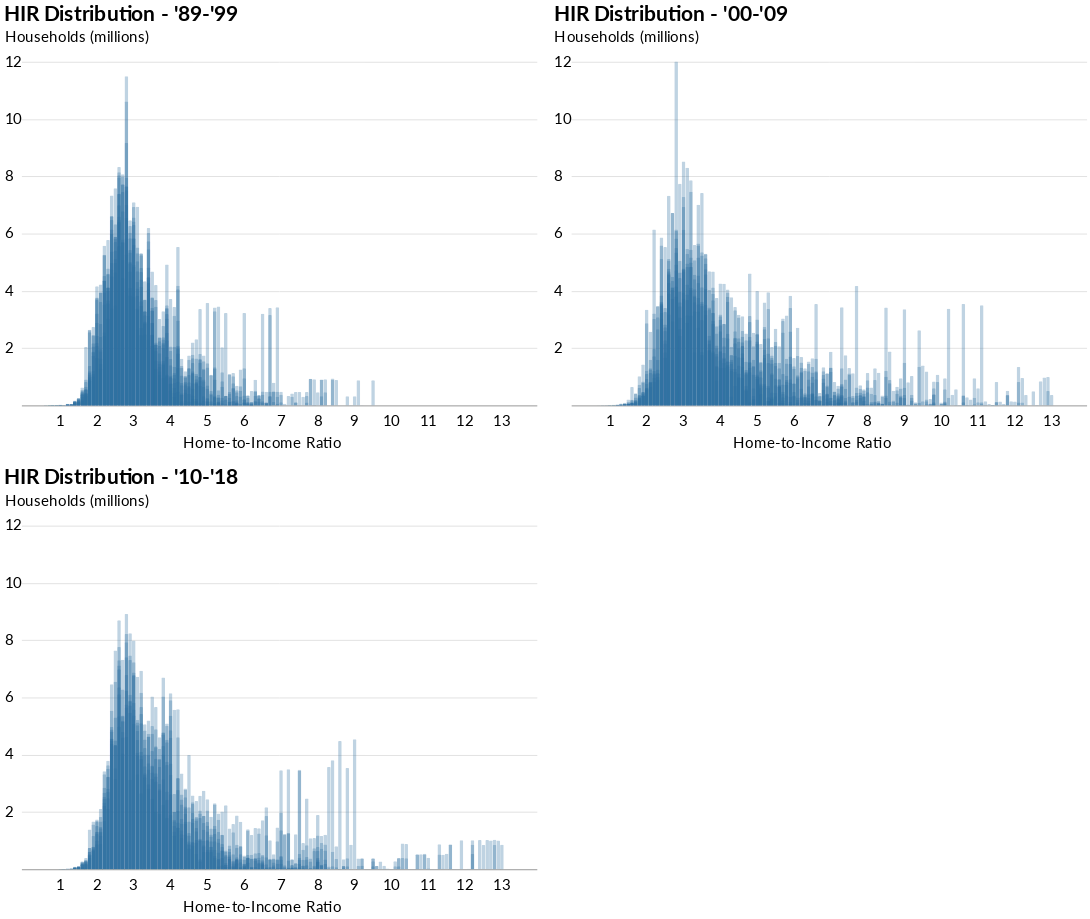

Notebook code for this chart:
### Markdown cell above
---

### Code cell
x = (combined8999.properties(height=400, width=600) | combined0009.properties(height=400, width=600)) & combined1018.properties(height=400, width=600)
x.configure_title(fontSize=24)

### Figure 1 — Vega-Lite specification as saved in the notebook (floating-point values rounded to 4 significant figures; data arrays with more than 128 entries replaced by an {"elided": "..."} marker saying what was removed)
{"width": 600, "height": 400, "background": "white", "config": {"title": {"fontSize": 24, "anchor": "start", "font": "Lato", "offset": 5}, "axisX": {"grid": false, "labelFont": "Lato", "labelFontSize": 14, "labelAngle": 0, "labelPadding": 10, "ticks": false, "tickSize": 5, "title": null, "titleFont": "Lato", "titleFontSize": 14, "titleFontWeight": "light", "titleY": 30, "titleX": 280}, "axisY": {"grid": true, "gridOpacity": 1, "labelFont": "Lato", "labelFontSize": 14, "labelLimit": 100, "labelAlign": "left", "labelPadding": 20, "ticks": false, "title": null, "titleFont": "Lato", "titleFontWeight": "normal", "titleFontSize": 14, "titleAlign": "left", "titleAngle": 0, "titleY": -20, "titleX": -20, "domainWidth": 0}, "view": {"strokeOpacity": 0}}, "vconcat": [{"hconcat": [{"layer": [{"data": {"name": "data-7d3ad9c4e9967338a7a3cdc40ae3590d"}, "mark": {"type": "bar", "color": "#2d6e9f", "cornerRadiusTopLeft": 1, "cornerRadiusTopRight": 1, "opacity": 0.3, "size": 4.2}, "encoding": {"x": {"type": "ordinal", "axis": {"labelFontSize": 18, "titleFontSize": 18, "titleY": 35, "values": [1, 2, 3, 4, 5, 6, 7, 8, 9, 10, 11, 12, 13]}, "field": "Bins", "title": "Home-to-Income Ratio"}, "y": {"type": "quantitative", "axis": {"labelFontSize": 18, "titleFontSize": 18, "values": [2, 4, 6, 8, 10, 12]}, "field": "Counts", "scale": {"domain": [0, 12]}, "title": "Households (millions)"}}, "title": "HIR Distribution - '89-'99"}, {"data": {"name": "data-f7ef9804193f1cb170d9207708074043"}, "mark": {"type": "bar", "color": "#2d6e9f", "cornerRadiusTopLeft": 1, "cornerRadiusTopRight": 1, "opacity": 0.3, "size": 4.2}, "encoding": {"x": {"type": "ordinal", "axis": {"labelFontSize": 18, "titleFontSize": 18, "titleY": 35, "values": [1, 2, 3, 4, 5, 6, 7, 8, 9, 10, 11, 12, 13]}, "field": "Bins", "title": "Home-to-Income Ratio"}, "y": {"type": "quantitative", "axis": {"labelFontSize": 18, "titleFontSize": 18, "values": [2, 4, 6, 8, 10, 12]}, "field": "Counts", "scale": {"domain": [0, 12]}, "title": "Households (millions)"}}, "title": "HIR Distribution - '89-'99"}, {"data": {"name": "data-d3754c2d62adb4f34825ba8462d0f061"}, "mark": {"type": "bar", "color": "#2d6e9f", "cornerRadiusTopLeft": 1, "cornerRadiusTopRight": 1, "opacity": 0.3, "size": 4.2}, "encoding": {"x": {"type": "ordinal", "axis": {"labelFontSize": 18, "titleFontSize": 18, "titleY": 35, "values": [1, 2, 3, 4, 5, 6, 7, 8, 9, 10, 11, 12, 13]}, "field": "Bins", "title": "Home-to-Income Ratio"}, "y": {"type": "quantitative", "axis": {"labelFontSize": 18, "titleFontSize": 18, "values": [2, 4, 6, 8, 10, 12]}, "field": "Counts", "scale": {"domain": [0, 12]}, "title": "Households (millions)"}}, "title": "HIR Distribution - '89-'99"}, {"data": {"name": "data-946ed550e3b6d50539ef211f84be524f"}, "mark": {"type": "bar", "color": "#2d6e9f", "cornerRadiusTopLeft": 1, "cornerRadiusTopRight": 1, "opacity": 0.3, "size": 4.2}, "encoding": {"x": {"type": "ordinal", "axis": {"labelFontSize": 18, "titleFontSize": 18, "titleY": 35, "values": [1, 2, 3, 4, 5, 6, 7, 8, 9, 10, 11, 12, 13]}, "field": "Bins", "title": "Home-to-Income Ratio"}, "y": {"type": "quantitative", "axis": {"labelFontSize": 18, "titleFontSize": 18, "values": [2, 4, 6, 8, 10, 12]}, "field": "Counts", "scale": {"domain": [0, 12]}, "title": "Households (millions)"}}, "title": "HIR Distribution - '89-'99"}, {"data": {"name": "data-9a1be105163ae3314e0638c98ea0a2f1"}, "mark": {"type": "bar", "color": "#2d6e9f", "cornerRadiusTopLeft": 1, "cornerRadiusTopRight": 1, "opacity": 0.3, "size": 4.2}, "encoding": {"x": {"type": "ordinal", "axis": {"labelFontSize": 18, "titleFontSize": 18, "titleY": 35, "values": [1, 2, 3, 4, 5, 6, 7, 8, 9, 10, 11, 12, 13]}, "field": "Bins", "title": "Home-to-Income Ratio"}, "y": {"type": "quantitative", "axis": {"labelFontSize": 18, "titleFontSize": 18, "values": [2, 4, 6, 8, 10, 12]}, "field": "Counts", "scale": {"domain": [0, 12]}, "title": "Households (millions)"}}, "title": "HIR Distribution - '89-'99"}, {"data": {"name": "data-effe392653d4bcf85e85800a6738f676"}, "mark": {"type": "bar", "color": "#2d6e9f", "cornerRadiusTopLeft": 1, "cornerRadiusTopRight": 1, "opacity": 0.3, "size": 4.2}, "encoding": {"x": {"type": "ordinal", "axis": {"labelFontSize": 18, "titleFontSize": 18, "titleY": 35, "values": [1, 2, 3, 4, 5, 6, 7, 8, 9, 10, 11, 12, 13]}, "field": "Bins", "title": "Home-to-Income Ratio"}, "y": {"type": "quantitative", "axis": {"labelFontSize": 18, "titleFontSize": 18, "values": [2, 4, 6, 8, 10, 12]}, "field": "Counts", "scale": {"domain": [0, 12]}, "title": "Households (millions)"}}, "title": "HIR Distribution - '89-'99"}, {"data": {"name": "data-40a8af74425484c117cfe1839cae9688"}, "mark": {"type": "bar", "color": "#2d6e9f", "cornerRadiusTopLeft": 1, "cornerRadiusTopRight": 1, "opacity": 0.3, "size": 4.2}, "encoding": {"x": {"type": "ordinal", "axis": {"labelFontSize": 18, "titleFontSize": 18, "titleY": 35, "values": [1, 2, 3, 4, 5, 6, 7, 8, 9, 10, 11, 12, 13]}, "field": "Bins", "title": "Home-to-Income Ratio"}, "y": {"type": "quantitative", "axis": {"labelFontSize": 18, "titleFontSize": 18, "values": [2, 4, 6, 8, 10, 12]}, "field": "Counts", "scale": {"domain": [0, 12]}, "title": "Households (millions)"}}, "title": "HIR Distribution - '89-'99"}, {"data": {"name": "data-366f53a6cd3379cae4927efa71ca609d"}, "mark": {"type": "bar", "color": "#2d6e9f", "cornerRadiusTopLeft": 1, "cornerRadiusTopRight": 1, "opacity": 0.3, "size": 4.2}, "encoding": {"x": {"type": "ordinal", "axis": {"labelFontSize": 18, "titleFontSize": 18, "titleY": 35, "values": [1, 2, 3, 4, 5, 6, 7, 8, 9, 10, 11, 12, 13]}, "field": "Bins", "title": "Home-to-Income Ratio"}, "y": {"type": "quantitative", "axis": {"labelFontSize": 18, "titleFontSize": 18, "values": [2, 4, 6, 8, 10, 12]}, "field": "Counts", "scale": {"domain": [0, 12]}, "title": "Households (millions)"}}, "title": "HIR Distribution - '89-'99"}, {"data": {"name": "data-9efcd837b108a84bd7e16b6dae4d3d55"}, "mark": {"type": "bar", "color": "#2d6e9f", "cornerRadiusTopLeft": 1, "cornerRadiusTopRight": 1, "opacity": 0.3, "size": 4.2}, "encoding": {"x": {"type": "ordinal", "axis": {"labelFontSize": 18, "titleFontSize": 18, "titleY": 35, "values": [1, 2, 3, 4, 5, 6, 7, 8, 9, 10, 11, 12, 13]}, "field": "Bins", "title": "Home-to-Income Ratio"}, "y": {"type": "quantitative", "axis": {"labelFontSize": 18, "titleFontSize": 18, "values": [2, 4, 6, 8, 10, 12]}, "field": "Counts", "scale": {"domain": [0, 12]}, "title": "Households (millions)"}}, "title": "HIR Distribution - '89-'99"}, {"data": {"name": "data-c939b372e10596abf5be62af192f9d62"}, "mark": {"type": "bar", "color": "#2d6e9f", "cornerRadiusTopLeft": 1, "cornerRadiusTopRight": 1, "opacity": 0.3, "size": 4.2}, "encoding": {"x": {"type": "ordinal", "axis": {"labelFontSize": 18, "titleFontSize": 18, "titleY": 35, "values": [1, 2, 3, 4, 5, 6, 7, 8, 9, 10, 11, 12, 13]}, "field": "Bins", "title": "Home-to-Income Ratio"}, "y": {"type": "quantitative", "axis": {"labelFontSize": 18, "titleFontSize": 18, "values": [2, 4, 6, 8, 10, 12]}, "field": "Counts", "scale": {"domain": [0, 12]}, "title": "Households (millions)"}}, "title": "HIR Distribution - '89-'99"}, {"data": {"name": "data-e84b6da1d7db8c7a5b0b380c6a5fe07a"}, "mark": {"type": "bar", "color": "#2d6e9f", "cornerRadiusTopLeft": 1, "cornerRadiusTopRight": 1, "opacity": 0.3, "size": 4.2}, "encoding": {"x": {"type": "ordinal", "axis": {"labelFontSize": 18, "titleFontSize": 18, "titleY": 35, "values": [1, 2, 3, 4, 5, 6, 7, 8, 9, 10, 11, 12, 13]}, "field": "Bins", "title": "Home-to-Income Ratio"}, "y": {"type": "quantitative", "axis": {"labelFontSize": 18, "titleFontSize": 18, "values": [2, 4, 6, 8, 10, 12]}, "field": "Counts", "scale": {"domain": [0, 12]}, "title": "Households (millions)"}}, "title": "HIR Distribution - '89-'99"}], "height": 400, "width": 600}, {"layer": [{"data": {"name": "data-b96737a7b70fcb82a5667d5a6de54204"}, "mark": {"type": "bar", "color": "#2d6e9f", "cornerRadiusTopLeft": 1, "cornerRadiusTopRight": 1, "opacity": 0.3, "size": 4.2}, "encoding": {"x": {"type": "ordinal", "axis": {"labelFontSize": 18, "titleFontSize": 18, "titleY": 35, "values": [1, 2, 3, 4, 5, 6, 7, 8, 9, 10, 11, 12, 13]}, "field": "Bins", "title": "Home-to-Income Ratio"}, "y": {"type": "quantitative", "axis": {"labelFontSize": 18, "titleFontSize": 18, "values": [2, 4, 6, 8, 10, 12]}, "field": "Counts", "scale": {"domain": [0, 12]}, "title": "Households (millions)"}}, "title": "HIR Distribution - '00-'09"}, {"data": {"name": "data-470a5dd970b6d2bbfcc732d3fb9ddc75"}, "mark": {"type": "bar", "color": "#2d6e9f", "cornerRadiusTopLeft": 1, "cornerRadiusTopRight": 1, "opacity": 0.3, "size": 4.2}, "encoding": {"x": {"type": "ordinal", "axis": {"labelFontSize": 18, "titleFontSize": 18, "titleY": 35, "values": [1, 2, 3, 4, 5, 6, 7, 8, 9, 10, 11, 12, 13]}, "field": "Bins", "title": "Home-to-Income Ratio"}, "y": {"type": "quantitative", "axis": {"labelFontSize": 18, "titleFontSize": 18, "values": [2, 4, 6, 8, 10, 12]}, "field": "Counts", "scale": {"domain": [0, 12]}, "title": "Households (millions)"}}, "title": "HIR Distribution - '00-'09"}, {"data": {"name": "data-661c661d126d67446522433caa73343d"}, "mark": {"type": "bar", "color": "#2d6e9f", "cornerRadiusTopLeft": 1, "cornerRadiusTopRight": 1, "opacity": 0.3, "size": 4.2}, "encoding": {"x": {"type": "ordinal", "axis": {"labelFontSize": 18, "titleFontSize": 18, "titleY": 35, "values": [1, 2, 3, 4, 5, 6, 7, 8, 9, 10, 11, 12, 13]}, "field": "Bins", "title": "Home-to-Income Ratio"}, "y": {"type": "quantitative", "axis": {"labelFontSize": 18, "titleFontSize": 18, "values": [2, 4, 6, 8, 10, 12]}, "field": "Counts", "scale": {"domain": [0, 12]}, "title": "Households (millions)"}}, "title": "HIR Distribution - '00-'09"}, {"data": {"name": "data-b6c7e2cd377d226e890f798123f118c0"}, "mark": {"type": "bar", "color": "#2d6e9f", "cornerRadiusTopLeft": 1, "cornerRadiusTopRight": 1, "opacity": 0.3, "size": 4.2}, "encoding": {"x": {"type": "ordinal", "axis": {"labelFontSize": 18, "titleFontSize": 18, "titleY": 35, "values": [1, 2, 3, 4, 5, 6, 7, 8, 9, 10, 11, 12, 13]}, "field": "Bins", "title": "Home-to-Income Ratio"}, "y": {"type": "quantitative", "axis": {"labelFontSize": 18, "titleFontSize": 18, "values": [2, 4, 6, 8, 10, 12]}, "field": "Counts", "scale": {"domain": [0, 12]}, "title": "Households (millions)"}}, "title": "HIR Distribution - '00-'09"}, {"data": {"name": "data-cc919ac954e4c0f3f788ad0ecef9075c"}, "mark": {"type": "bar", "color": "#2d6e9f", "cornerRadiusTopLeft": 1, "cornerRadiusTopRight": 1, "opacity": 0.3, "size": 4.2}, "encoding": {"x": {"type": "ordinal", "axis": {"labelFontSize": 18, "titleFontSize": 18, "titleY": 35, "values": [1, 2, 3, 4, 5, 6, 7, 8, 9, 10, 11, 12, 13]}, "field": "Bins", "title": "Home-to-Income Ratio"}, "y": {"type": "quantitative", "axis": {"labelFontSize": 18, "titleFontSize": 18, "values": [2, 4, 6, 8, 10, 12]}, "field": "Counts", "scale": {"domain": [0, 12]}, "title": "Households (millions)"}}, "title": "HIR Distribution - '00-'09"}, {"data": {"name": "data-ca4a4b26c03944cbf2af694ebc0e9ff2"}, "mark": {"type": "bar", "color": "#2d6e9f", "cornerRadiusTopLeft": 1, "cornerRadiusTopRight": 1, "opacity": 0.3, "size": 4.2}, "encoding": {"x": {"type": "ordinal", "axis": {"labelFontSize": 18, "titleFontSize": 18, "titleY": 35, "values": [1, 2, 3, 4, 5, 6, 7, 8, 9, 10, 11, 12, 13]}, "field": "Bins", "title": "Home-to-Income Ratio"}, "y": {"type": "quantitative", "axis": {"labelFontSize": 18, "titleFontSize": 18, "values": [2, 4, 6, 8, 10, 12]}, "field": "Counts", "scale": {"domain": [0, 12]}, "title": "Households (millions)"}}, "title": "HIR Distribution - '00-'09"}, {"data": {"name": "data-75c1ff47e51dd253efd744abaae35900"}, "mark": {"type": "bar", "color": "#2d6e9f", "cornerRadiusTopLeft": 1, "cornerRadiusTopRight": 1, "opacity": 0.3, "size": 4.2}, "encoding": {"x": {"type": "ordinal", "axis": {"labelFontSize": 18, "titleFontSize": 18, "titleY": 35, "values": [1, 2, 3, 4, 5, 6, 7, 8, 9, 10, 11, 12, 13]}, "field": "Bins", "title": "Home-to-Income Ratio"}, "y": {"type": "quantitative", "axis": {"labelFontSize": 18, "titleFontSize": 18, "values": [2, 4, 6, 8, 10, 12]}, "field": "Counts", "scale": {"domain": [0, 12]}, "title": "Households (millions)"}}, "title": "HIR Distribution - '00-'09"}, {"data": {"name": "data-a0ceee40fdb20116b8d5daafa33efb77"}, "mark": {"type": "bar", "color": "#2d6e9f", "cornerRadiusTopLeft": 1, "cornerRadiusTopRight": 1, "opacity": 0.3, "size": 4.2}, "encoding": {"x": {"type": "ordinal", "axis": {"labelFontSize": 18, "titleFontSize": 18, "titleY": 35, "values": [1, 2, 3, 4, 5, 6, 7, 8, 9, 10, 11, 12, 13]}, "field": "Bins", "title": "Home-to-Income Ratio"}, "y": {"type": "quantitative", "axis": {"labelFontSize": 18, "titleFontSize": 18, "values": [2, 4, 6, 8, 10, 12]}, "field": "Counts", "scale": {"domain": [0, 12]}, "title": "Households (millions)"}}, "title": "HIR Distribution - '00-'09"}, {"data": {"name": "data-a748491292b3e58a551a97b9fc6e8a8c"}, "mark": {"type": "bar", "color": "#2d6e9f", "cornerRadiusTopLeft": 1, "cornerRadiusTopRight": 1, "opacity": 0.3, "size": 4.2}, "encoding": {"x": {"type": "ordinal", "axis": {"labelFontSize": 18, "titleFontSize": 18, "titleY": 35, "values": [1, 2, 3, 4, 5, 6, 7, 8, 9, 10, 11, 12, 13]}, "field": "Bins", "title": "Home-to-Income Ratio"}, "y": {"type": "quantitative", "axis": {"labelFontSize": 18, "titleFontSize": 18, "values": [2, 4, 6, 8, 10, 12]}, "field": "Counts", "scale": {"domain": [0, 12]}, "title": "Households (millions)"}}, "title": "HIR Distribution - '00-'09"}, {"data": {"name": "data-0553dca0e45b2b236fc669e1c99a9ff9"}, "mark": {"type": "bar", "color": "#2d6e9f", "cornerRadiusTopLeft": 1, "cornerRadiusTopRight": 1, "opacity": 0.3, "size": 4.2}, "encoding": {"x": {"type": "ordinal", "axis": {"labelFontSize": 18, "titleFontSize": 18, "titleY": 35, "values": [1, 2, 3, 4, 5, 6, 7, 8, 9, 10, 11, 12, 13]}, "field": "Bins", "title": "Home-to-Income Ratio"}, "y": {"type": "quantitative", "axis": {"labelFontSize": 18, "titleFontSize": 18, "values": [2, 4, 6, 8, 10, 12]}, "field": "Counts", "scale": {"domain": [0, 12]}, "title": "Households (millions)"}}, "title": "HIR Distribution - '00-'09"}], "height": 400, "width": 600}]}, {"layer": [{"data": {"name": "data-5daa348a5247197fa445f2d4d6fcb303"}, "mark": {"type": "bar", "color": "#2d6e9f", "cornerRadiusTopLeft": 1, "cornerRadiusTopRight": 1, "opacity": 0.3, "size": 4.2}, "encoding": {"x": {"type": "ordinal", "axis": {"labelFontSize": 18, "titleFontSize": 18, "titleY": 35, "values": [1, 2, 3, 4, 5, 6, 7, 8, 9, 10, 11, 12, 13]}, "field": "Bins", "title": "Home-to-Income Ratio"}, "y": {"type": "quantitative", "axis": {"labelFontSize": 18, "titleFontSize": 18, "values": [2, 4, 6, 8, 10, 12]}, "field": "Counts", "scale": {"domain": [0, 12]}, "title": "Households (millions)"}}, "title": "HIR Distribution - '10-'18"}, {"data": {"name": "data-eef31785c02e818ed9aefc38e00500b3"}, "mark": {"type": "bar", "color": "#2d6e9f", "cornerRadiusTopLeft": 1, "cornerRadiusTopRight": 1, "opacity": 0.3, "size": 4.2}, "encoding": {"x": {"type": "ordinal", "axis": {"labelFontSize": 18, "titleFontSize": 18, "titleY": 35, "values": [1, 2, 3, 4, 5, 6, 7, 8, 9, 10, 11, 12, 13]}, "field": "Bins", "title": "Home-to-Income Ratio"}, "y": {"type": "quantitative", "axis": {"labelFontSize": 18, "titleFontSize": 18, "values": [2, 4, 6, 8, 10, 12]}, "field": "Counts", "scale": {"domain": [0, 12]}, "title": "Households (millions)"}}, "title": "HIR Distribution - '10-'18"}, {"data": {"name": "data-35a239d8643fba2cb4dff2b3b8ebbbf9"}, "mark": {"type": "bar", "color": "#2d6e9f", "cornerRadiusTopLeft": 1, "cornerRadiusTopRight": 1, "opacity": 0.3, "size": 4.2}, "encoding": {"x": {"type": "ordinal", "axis": {"labelFontSize": 18, "titleFontSize": 18, "titleY": 35, "values": [1, 2, 3, 4, 5, 6, 7, 8, 9, 10, 11, 12, 13]}, "field": "Bins", "title": "Home-to-Income Ratio"}, "y": {"type": "quantitative", "axis": {"labelFontSize": 18, "titleFontSize": 18, "values": [2, 4, 6, 8, 10, 12]}, "field": "Counts", "scale": {"domain": [0, 12]}, "title": "Households (millions)"}}, "title": "HIR Distribution - '10-'18"}, {"data": {"name": "data-16779520ec8740e894a199104cfca5ff"}, "mark": {"type": "bar", "color": "#2d6e9f", "cornerRadiusTopLeft": 1, "cornerRadiusTopRight": 1, "opacity": 0.3, "size": 4.2}, "encoding": {"x": {"type": "ordinal", "axis": {"labelFontSize": 18, "titleFontSize": 18, "titleY": 35, "values": [1, 2, 3, 4, 5, 6, 7, 8, 9, 10, 11, 12, 13]}, "field": "Bins", "title": "Home-to-Income Ratio"}, "y": {"type": "quantitative", "axis": {"labelFontSize": 18, "titleFontSize": 18, "values": [2, 4, 6, 8, 10, 12]}, "field": "Counts", "scale": {"domain": [0, 12]}, "title": "Households (millions)"}}, "title": "HIR Distribution - '10-'18"}, {"data": {"name": "data-e37fdb5e0020f7ea5122ace4586673cf"}, "mark": {"type": "bar", "color": "#2d6e9f", "cornerRadiusTopLeft": 1, "cornerRadiusTopRight": 1, "opacity": 0.3, "size": 4.2}, "encoding": {"x": {"type": "ordinal", "axis": {"labelFontSize": 18, "titleFontSize": 18, "titleY": 35, "values": [1, 2, 3, 4, 5, 6, 7, 8, 9, 10, 11, 12, 13]}, "field": "Bins", "title": "Home-to-Income Ratio"}, "y": {"type": "quantitative", "axis": {"labelFontSize": 18, "titleFontSize": 18, "values": [2, 4, 6, 8, 10, 12]}, "field": "Counts", "scale": {"domain": [0, 12]}, "title": "Households (millions)"}}, "title": "HIR Distribution - '10-'18"}, {"data": {"name": "data-beabde86cca0651e7affb556e95d67df"}, "mark": {"type": "bar", "color": "#2d6e9f", "cornerRadiusTopLeft": 1, "cornerRadiusTopRight": 1, "opacity": 0.3, "size": 4.2}, "encoding": {"x": {"type": "ordinal", "axis": {"labelFontSize": 18, "titleFontSize": 18, "titleY": 35, "values": [1, 2, 3, 4, 5, 6, 7, 8, 9, 10, 11, 12, 13]}, "field": "Bins", "title": "Home-to-Income Ratio"}, "y": {"type": "quantitative", "axis": {"labelFontSize": 18, "titleFontSize": 18, "values": [2, 4, 6, 8, 10, 12]}, "field": "Counts", "scale": {"domain": [0, 12]}, "title": "Households (millions)"}}, "title": "HIR Distribution - '10-'18"}, {"data": {"name": "data-f8c592b912fbd73afbc0476652a47641"}, "mark": {"type": "bar", "color": "#2d6e9f", "cornerRadiusTopLeft": 1, "cornerRadiusTopRight": 1, "opacity": 0.3, "size": 4.2}, "encoding": {"x": {"type": "ordinal", "axis": {"labelFontSize": 18, "titleFontSize": 18, "titleY": 35, "values": [1, 2, 3, 4, 5, 6, 7, 8, 9, 10, 11, 12, 13]}, "field": "Bins", "title": "Home-to-Income Ratio"}, "y": {"type": "quantitative", "axis": {"labelFontSize": 18, "titleFontSize": 18, "values": [2, 4, 6, 8, 10, 12]}, "field": "Counts", "scale": {"domain": [0, 12]}, "title": "Households (millions)"}}, "title": "HIR Distribution - '10-'18"}, {"data": {"name": "data-2ca6979c27aa57abb677c387fce40995"}, "mark": {"type": "bar", "color": "#2d6e9f", "cornerRadiusTopLeft": 1, "cornerRadiusTopRight": 1, "opacity": 0.3, "size": 4.2}, "encoding": {"x": {"type": "ordinal", "axis": {"labelFontSize": 18, "titleFontSize": 18, "titleY": 35, "values": [1, 2, 3, 4, 5, 6, 7, 8, 9, 10, 11, 12, 13]}, "field": "Bins", "title": "Home-to-Income Ratio"}, "y": {"type": "quantitative", "axis": {"labelFontSize": 18, "titleFontSize": 18, "values": [2, 4, 6, 8, 10, 12]}, "field": "Counts", "scale": {"domain": [0, 12]}, "title": "Households (millions)"}}, "title": "HIR Distribution - '10-'18"}, {"data": {"name": "data-93cf54f28e67cd6b6ab2e0e3533dc5f4"}, "mark": {"type": "bar", "color": "#2d6e9f", "cornerRadiusTopLeft": 1, "cornerRadiusTopRight": 1, "opacity": 0.3, "size": 4.2}, "encoding": {"x": {"type": "ordinal", "axis": {"labelFontSize": 18, "titleFontSize": 18, "titleY": 35, "values": [1, 2, 3, 4, 5, 6, 7, 8, 9, 10, 11, 12, 13]}, "field": "Bins", "title": "Home-to-Income Ratio"}, "y": {"type": "quantitative", "axis": {"labelFontSize": 18, "titleFontSize": 18, "values": [2, 4, 6, 8, 10, 12]}, "field": "Counts", "scale": {"domain": [0, 12]}, "title": "Households (millions)"}}, "title": "HIR Distribution - '10-'18"}], "height": 400, "width": 600}], "$schema": "https://vega.github.io/schema/vega-lite/v4.0.0.json", "datasets": {"data-7d3ad9c4e9967338a7a3cdc40ae3590d": {"elided": "140 records"}, "data-f7ef9804193f1cb170d9207708074043": {"elided": "140 records"}, "data-d3754c2d62adb4f34825ba8462d0f061": {"elided": "140 records"}, "data-946ed550e3b6d50539ef211f84be524f": {"elided": "140 records"}, "data-9a1be105163ae3314e0638c98ea0a2f1": {"elided": "140 records"}, "data-effe392653d4bcf85e85800a6738f676": {"elided": "140 records"}, "data-40a8af74425484c117cfe1839cae9688": {"elided": "140 records"}, "data-366f53a6cd3379cae4927efa71ca609d": {"elided": "140 records"}, "data-9efcd837b108a84bd7e16b6dae4d3d55": {"elided": "140 records"}, "data-c939b372e10596abf5be62af192f9d62": {"elided": "140 records"}, "data-e84b6da1d7db8c7a5b0b380c6a5fe07a": {"elided": "140 records"}, "data-b96737a7b70fcb82a5667d5a6de54204": {"elided": "140 records"}, "data-470a5dd970b6d2bbfcc732d3fb9ddc75": {"elided": "140 records"}, "data-661c661d126d67446522433caa73343d": {"elided": "140 records"}, "data-b6c7e2cd377d226e890f798123f118c0": {"elided": "140 records"}, "data-cc919ac954e4c0f3f788ad0ecef9075c": {"elided": "140 records"}, "data-ca4a4b26c03944cbf2af694ebc0e9ff2": {"elided": "140 records"}, "data-75c1ff47e51dd253efd744abaae35900": {"elided": "140 records"}, "data-a0ceee40fdb20116b8d5daafa33efb77": {"elided": "140 records"}, "data-a748491292b3e58a551a97b9fc6e8a8c": {"elided": "140 records"}, "data-0553dca0e45b2b236fc669e1c99a9ff9": {"elided": "140 records"}, "data-5daa348a5247197fa445f2d4d6fcb303": {"elided": "140 records"}, "data-eef31785c02e818ed9aefc38e00500b3": {"elided": "140 records"}, "data-35a239d8643fba2cb4dff2b3b8ebbbf9": {"elided": "140 records"}, "data-16779520ec8740e894a199104cfca5ff": {"elided": "140 records"}, "data-e37fdb5e0020f7ea5122ace4586673cf": {"elided": "140 records"}, "data-beabde86cca0651e7affb556e95d67df": {"elided": "140 records"}, "data-f8c592b912fbd73afbc0476652a47641": {"elided": "140 records"}, "data-2ca6979c27aa57abb677c387fce40995": {"elided": "140 records"}, "data-93cf54f28e67cd6b6ab2e0e3533dc5f4": {"elided": "140 records"}}}
